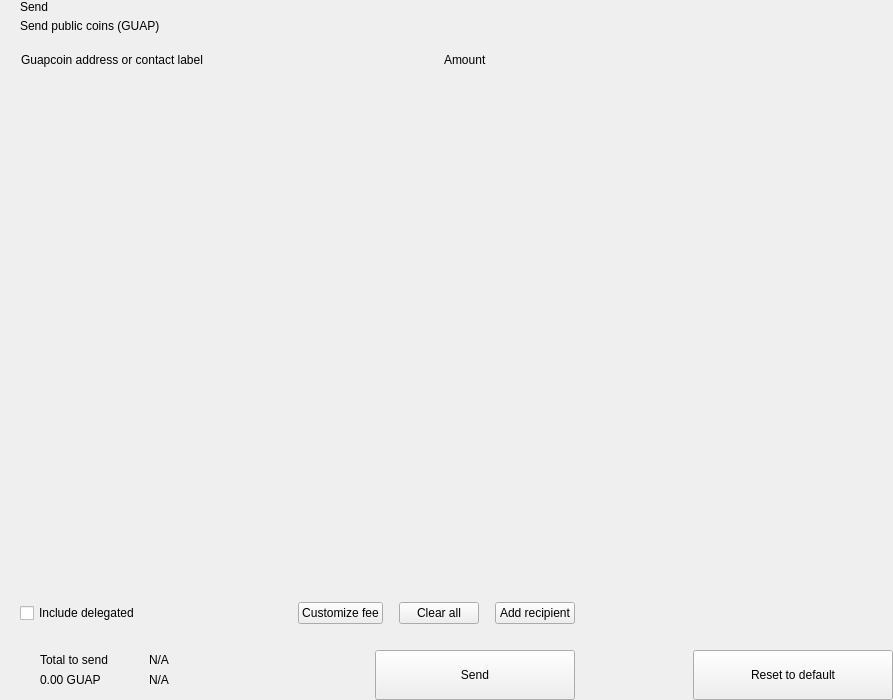
<?xml version="1.0" encoding="UTF-8"?>
<ui version="4.0">
 <class>send</class>
 <widget class="QWidget" name="send">
  <property name="geometry">
   <rect>
    <x>0</x>
    <y>0</y>
    <width>893</width>
    <height>700</height>
   </rect>
  </property>
  <property name="windowTitle">
   <string>Form</string>
  </property>
  <layout class="QHBoxLayout" name="horizontalLayout_2" stretch="2,1">
   <property name="spacing">
    <number>0</number>
   </property>
   <property name="leftMargin">
    <number>0</number>
   </property>
   <property name="topMargin">
    <number>0</number>
   </property>
   <property name="rightMargin">
    <number>0</number>
   </property>
   <property name="bottomMargin">
    <number>0</number>
   </property>
   <item>
    <widget class="QWidget" name="left" native="true">
     <layout class="QVBoxLayout" name="verticalLayout_3">
      <property name="spacing">
       <number>0</number>
      </property>
      <property name="leftMargin">
       <number>0</number>
      </property>
      <property name="topMargin">
       <number>0</number>
      </property>
      <property name="rightMargin">
       <number>0</number>
      </property>
      <property name="bottomMargin">
       <number>0</number>
      </property>
      <item>
       <layout class="QVBoxLayout" name="verticalLayout_22" stretch="0,0,0,1,0,0,0,0">
        <property name="spacing">
         <number>0</number>
        </property>
        <item>
         <layout class="QHBoxLayout" name="horizontalLayout_3">
          <property name="spacing">
           <number>0</number>
          </property>
          <property name="leftMargin">
           <number>20</number>
          </property>
          <property name="rightMargin">
           <number>20</number>
          </property>
          <item>
           <layout class="QVBoxLayout" name="verticalLayout">
            <property name="spacing">
             <number>5</number>
            </property>
            <item>
             <widget class="QLabel" name="labelTitle">
              <property name="text">
               <string>Send</string>
              </property>
              <property name="alignment">
               <set>Qt::AlignLeading|Qt::AlignLeft|Qt::AlignVCenter</set>
              </property>
             </widget>
            </item>
            <item>
             <widget class="QLabel" name="labelSubtitle1">
              <property name="text">
               <string>Send public coins (GUAP)</string>
              </property>
             </widget>
            </item>
           </layout>
          </item>
          <item>
           <spacer name="horizontalSpacer">
            <property name="orientation">
             <enum>Qt::Horizontal</enum>
            </property>
            <property name="sizeHint" stdset="0">
             <size>
              <width>40</width>
              <height>20</height>
             </size>
            </property>
           </spacer>
          </item>
         </layout>
        </item>
        <item>
         <spacer name="verticalSpacer_2">
          <property name="orientation">
           <enum>Qt::Vertical</enum>
          </property>
          <property name="sizeType">
           <enum>QSizePolicy::Fixed</enum>
          </property>
          <property name="sizeHint" stdset="0">
           <size>
            <width>20</width>
            <height>20</height>
           </size>
          </property>
         </spacer>
        </item>
        <item>
         <layout class="QHBoxLayout" name="horizontalLayout" stretch="6,0,2">
          <property name="spacing">
           <number>0</number>
          </property>
          <property name="leftMargin">
           <number>10</number>
          </property>
          <property name="topMargin">
           <number>0</number>
          </property>
          <property name="rightMargin">
           <number>20</number>
          </property>
          <property name="bottomMargin">
           <number>0</number>
          </property>
          <item>
           <widget class="QLabel" name="labelSubtitleAddress">
            <property name="styleSheet">
             <string notr="true">margin-left:8px;</string>
            </property>
            <property name="text">
             <string>Guapcoin address or contact label</string>
            </property>
           </widget>
          </item>
          <item>
           <spacer name="horizontalSpacer_3">
            <property name="orientation">
             <enum>Qt::Horizontal</enum>
            </property>
            <property name="sizeType">
             <enum>QSizePolicy::Fixed</enum>
            </property>
            <property name="sizeHint" stdset="0">
             <size>
              <width>40</width>
              <height>1</height>
             </size>
            </property>
           </spacer>
          </item>
          <item>
           <widget class="QLabel" name="labelSubtitleAmount">
            <property name="text">
             <string>Amount</string>
            </property>
           </widget>
          </item>
         </layout>
        </item>
        <item>
         <widget class="QScrollArea" name="scrollArea">
          <property name="minimumSize">
           <size>
            <width>0</width>
            <height>350</height>
           </size>
          </property>
          <property name="styleSheet">
           <string notr="true">#scrollArea {
            background:transparent;
            margin-top:10px;
}</string>
          </property>
          <property name="horizontalScrollBarPolicy">
           <enum>Qt::ScrollBarAlwaysOff</enum>
          </property>
          <property name="sizeAdjustPolicy">
           <enum>QAbstractScrollArea::AdjustIgnored</enum>
          </property>
          <property name="widgetResizable">
           <bool>true</bool>
          </property>
          <property name="alignment">
           <set>Qt::AlignLeading|Qt::AlignLeft|Qt::AlignTop</set>
          </property>
          <widget class="QWidget" name="scrollAreaWidgetContents">
           <property name="geometry">
            <rect>
             <x>0</x>
             <y>0</y>
             <width>591</width>
             <height>16</height>
            </rect>
           </property>
           <property name="sizePolicy">
            <sizepolicy hsizetype="Preferred" vsizetype="Maximum">
             <horstretch>0</horstretch>
             <verstretch>0</verstretch>
            </sizepolicy>
           </property>
           <property name="autoFillBackground">
            <bool>false</bool>
           </property>
           <property name="styleSheet">
            <string notr="true">#scrollAreaWidgetContents {
             background:transparent;
             }</string>
           </property>
           <layout class="QVBoxLayout" name="verticalLayout_7">
            <property name="spacing">
             <number>0</number>
            </property>
            <property name="sizeConstraint">
             <enum>QLayout::SetDefaultConstraint</enum>
            </property>
            <property name="leftMargin">
             <number>0</number>
            </property>
            <property name="topMargin">
             <number>0</number>
            </property>
            <property name="rightMargin">
             <number>0</number>
            </property>
            <property name="bottomMargin">
             <number>0</number>
            </property>
           </layout>
          </widget>
         </widget>
        </item>
        <item>
         <spacer name="verticalSpacer_4">
          <property name="orientation">
           <enum>Qt::Vertical</enum>
          </property>
          <property name="sizeType">
           <enum>QSizePolicy::Fixed</enum>
          </property>
          <property name="sizeHint" stdset="0">
           <size>
            <width>20</width>
            <height>20</height>
           </size>
          </property>
         </spacer>
        </item>
        <item>
         <layout class="QHBoxLayout" name="horizontalLayout_20">
          <property name="spacing">
           <number>6</number>
          </property>
          <property name="leftMargin">
           <number>20</number>
          </property>
          <property name="rightMargin">
           <number>20</number>
          </property>
          <item>
           <widget class="QCheckBox" name="checkBoxDelegations">
            <property name="layoutDirection">
             <enum>Qt::LeftToRight</enum>
            </property>
            <property name="text">
             <string>Include delegated</string>
            </property>
           </widget>
          </item>
          <item>
           <spacer name="horizontalSpacer_4">
            <property name="orientation">
             <enum>Qt::Horizontal</enum>
            </property>
            <property name="sizeHint" stdset="0">
             <size>
              <width>10</width>
              <height>20</height>
             </size>
            </property>
           </spacer>
          </item>
          <item>
           <widget class="QPushButton" name="pushButtonFee">
            <property name="focusPolicy">
             <enum>Qt::NoFocus</enum>
            </property>
            <property name="text">
             <string>Customize fee</string>
            </property>
           </widget>
          </item>
          <item>
           <spacer name="horizontalSpacer_11">
            <property name="orientation">
             <enum>Qt::Horizontal</enum>
            </property>
            <property name="sizeType">
             <enum>QSizePolicy::Minimum</enum>
            </property>
            <property name="sizeHint" stdset="0">
             <size>
              <width>10</width>
              <height>20</height>
             </size>
            </property>
           </spacer>
          </item>
          <item>
           <widget class="QPushButton" name="pushButtonClear">
            <property name="focusPolicy">
             <enum>Qt::NoFocus</enum>
            </property>
            <property name="layoutDirection">
             <enum>Qt::RightToLeft</enum>
            </property>
            <property name="text">
             <string>Clear all</string>
            </property>
           </widget>
          </item>
          <item>
           <spacer name="horizontalSpacer_6">
            <property name="orientation">
             <enum>Qt::Horizontal</enum>
            </property>
            <property name="sizeType">
             <enum>QSizePolicy::Fixed</enum>
            </property>
            <property name="sizeHint" stdset="0">
             <size>
              <width>10</width>
              <height>20</height>
             </size>
            </property>
           </spacer>
          </item>
          <item>
           <widget class="QPushButton" name="pushButtonAddRecipient">
            <property name="focusPolicy">
             <enum>Qt::NoFocus</enum>
            </property>
            <property name="text">
             <string>Add recipient</string>
            </property>
           </widget>
          </item>
         </layout>
        </item>
        <item>
         <spacer name="verticalSpacer">
          <property name="orientation">
           <enum>Qt::Vertical</enum>
          </property>
          <property name="sizeType">
           <enum>QSizePolicy::Fixed</enum>
          </property>
          <property name="sizeHint" stdset="0">
           <size>
            <width>20</width>
            <height>16</height>
           </size>
          </property>
         </spacer>
        </item>
        <item>
         <layout class="QHBoxLayout" name="horizontalLayout_7">
          <property name="rightMargin">
           <number>20</number>
          </property>
          <item>
           <layout class="QHBoxLayout" name="horizontalLayout_10">
            <property name="spacing">
             <number>0</number>
            </property>
            <property name="leftMargin">
             <number>8</number>
            </property>
            <item>
             <widget class="QStackedWidget" name="stackedWidget">
              <property name="minimumSize">
               <size>
                <width>0</width>
                <height>60</height>
               </size>
              </property>
              <property name="maximumSize">
               <size>
                <width>16777215</width>
                <height>60</height>
               </size>
              </property>
              <widget class="QWidget" name="page1">
               <layout class="QVBoxLayout" name="verticalLayout_71" stretch="0">
                <property name="spacing">
                 <number>6</number>
                </property>
                <property name="leftMargin">
                 <number>12</number>
                </property>
                <property name="topMargin">
                 <number>0</number>
                </property>
                <property name="rightMargin">
                 <number>0</number>
                </property>
                <property name="bottomMargin">
                 <number>0</number>
                </property>
                <item>
                 <widget class="QWidget" name="coinWidget" native="true">
                  <property name="minimumSize">
                   <size>
                    <width>0</width>
                    <height>60</height>
                   </size>
                  </property>
                  <property name="maximumSize">
                   <size>
                    <width>16777215</width>
                    <height>60</height>
                   </size>
                  </property>
                  <layout class="QHBoxLayout" name="horizontalLayout_9">
                   <property name="spacing">
                    <number>0</number>
                   </property>
                   <property name="leftMargin">
                    <number>20</number>
                   </property>
                   <property name="topMargin">
                    <number>10</number>
                   </property>
                   <property name="rightMargin">
                    <number>20</number>
                   </property>
                   <property name="bottomMargin">
                    <number>10</number>
                   </property>
                   <item>
                    <layout class="QVBoxLayout" name="verticalSend">
                     <property name="spacing">
                      <number>0</number>
                     </property>
                     <item>
                      <widget class="QLabel" name="labelTitleTotalSend">
                       <property name="text">
                        <string>Total to send</string>
                       </property>
                      </widget>
                     </item>
                     <item>
                      <widget class="QLabel" name="labelAmountSend">
                       <property name="text">
                        <string notr="true">0.00 GUAP</string>
                       </property>
                      </widget>
                     </item>
                    </layout>
                   </item>
                   <item>
                    <spacer name="horizontalSpacer_9">
                     <property name="orientation">
                      <enum>Qt::Horizontal</enum>
                     </property>
                     <property name="sizeType">
                      <enum>QSizePolicy::Fixed</enum>
                     </property>
                     <property name="sizeHint" stdset="0">
                      <size>
                       <width>20</width>
                       <height>20</height>
                      </size>
                     </property>
                    </spacer>
                   </item>
                   <item>
                    <widget class="QLabel" name="labelLine">
                     <property name="minimumSize">
                      <size>
                       <width>1</width>
                       <height>0</height>
                      </size>
                     </property>
                     <property name="maximumSize">
                      <size>
                       <width>1</width>
                       <height>16777215</height>
                      </size>
                     </property>
                     <property name="text">
                      <string/>
                     </property>
                    </widget>
                   </item>
                   <item>
                    <spacer name="horizontalSpacer_10">
                     <property name="orientation">
                      <enum>Qt::Horizontal</enum>
                     </property>
                     <property name="sizeType">
                      <enum>QSizePolicy::Fixed</enum>
                     </property>
                     <property name="sizeHint" stdset="0">
                      <size>
                       <width>20</width>
                       <height>20</height>
                      </size>
                     </property>
                    </spacer>
                   </item>
                   <item>
                    <layout class="QVBoxLayout" name="verticalRemaining">
                     <property name="spacing">
                      <number>0</number>
                     </property>
                     <item>
                      <widget class="QLabel" name="labelTitleTotalRemaining">
                       <property name="text">
                        <string notr="true">N/A</string>
                       </property>
                      </widget>
                     </item>
                     <item>
                      <widget class="QLabel" name="labelAmountRemaining">
                       <property name="text">
                        <string notr="true">N/A</string>
                       </property>
                      </widget>
                     </item>
                    </layout>
                   </item>
                  </layout>
                 </widget>
                </item>
               </layout>
              </widget>
              <widget class="QWidget" name="page_2"/>
             </widget>
            </item>
           </layout>
          </item>
          <item>
           <spacer name="horizontalSpacer_5">
            <property name="orientation">
             <enum>Qt::Horizontal</enum>
            </property>
            <property name="sizeType">
             <enum>QSizePolicy::Expanding</enum>
            </property>
            <property name="sizeHint" stdset="0">
             <size>
              <width>40</width>
              <height>20</height>
             </size>
            </property>
           </spacer>
          </item>
          <item alignment="Qt::AlignBottom">
           <widget class="QPushButton" name="pushButtonSave">
            <property name="minimumSize">
             <size>
              <width>200</width>
              <height>50</height>
             </size>
            </property>
            <property name="maximumSize">
             <size>
              <width>200</width>
              <height>50</height>
             </size>
            </property>
            <property name="focusPolicy">
             <enum>Qt::NoFocus</enum>
            </property>
            <property name="text">
             <string>Send</string>
            </property>
           </widget>
          </item>
         </layout>
        </item>
       </layout>
      </item>
     </layout>
    </widget>
   </item>
   <item>
    <widget class="QWidget" name="right" native="true">
     <layout class="QVBoxLayout" name="verticalLayout_5">
      <property name="leftMargin">
       <number>0</number>
      </property>
      <property name="topMargin">
       <number>0</number>
      </property>
      <property name="rightMargin">
       <number>0</number>
      </property>
      <property name="bottomMargin">
       <number>0</number>
      </property>
      <item>
       <layout class="QVBoxLayout" name="verticalLayout_4">
        <property name="spacing">
         <number>6</number>
        </property>
        <item>
         <widget class="OptionButton" name="btnCoinControl" native="true">
          <property name="minimumSize">
           <size>
            <width>0</width>
            <height>50</height>
           </size>
          </property>
         </widget>
        </item>
        <item>
         <widget class="OptionButton" name="btnChangeAddress" native="true">
          <property name="minimumSize">
           <size>
            <width>0</width>
            <height>50</height>
           </size>
          </property>
         </widget>
        </item>
        <item>
         <widget class="OptionButton" name="btnUri" native="true">
          <property name="minimumSize">
           <size>
            <width>0</width>
            <height>50</height>
           </size>
          </property>
         </widget>
        </item>
        <item>
         <spacer name="verticalSpacer_5">
          <property name="orientation">
           <enum>Qt::Vertical</enum>
          </property>
          <property name="sizeHint" stdset="0">
           <size>
            <width>20</width>
            <height>40</height>
           </size>
          </property>
         </spacer>
        </item>
        <item>
         <layout class="QHBoxLayout" name="horizontalLayout_8">
          <item>
           <spacer name="horizontalSpacer_7">
            <property name="orientation">
             <enum>Qt::Horizontal</enum>
            </property>
            <property name="sizeHint" stdset="0">
             <size>
              <width>40</width>
              <height>20</height>
             </size>
            </property>
           </spacer>
          </item>
          <item>
           <widget class="QPushButton" name="pushButtonReset">
            <property name="minimumSize">
             <size>
              <width>200</width>
              <height>50</height>
             </size>
            </property>
            <property name="maximumSize">
             <size>
              <width>200</width>
              <height>50</height>
             </size>
            </property>
            <property name="focusPolicy">
             <enum>Qt::NoFocus</enum>
            </property>
            <property name="text">
             <string>Reset to default</string>
            </property>
           </widget>
          </item>
         </layout>
        </item>
       </layout>
      </item>
     </layout>
    </widget>
   </item>
  </layout>
 </widget>
 <customwidgets>
  <customwidget>
   <class>OptionButton</class>
   <extends>QWidget</extends>
   <header>qt/guapcoin/optionbutton.h</header>
   <container>1</container>
  </customwidget>
 </customwidgets>
 <resources/>
 <connections/>
</ui>
